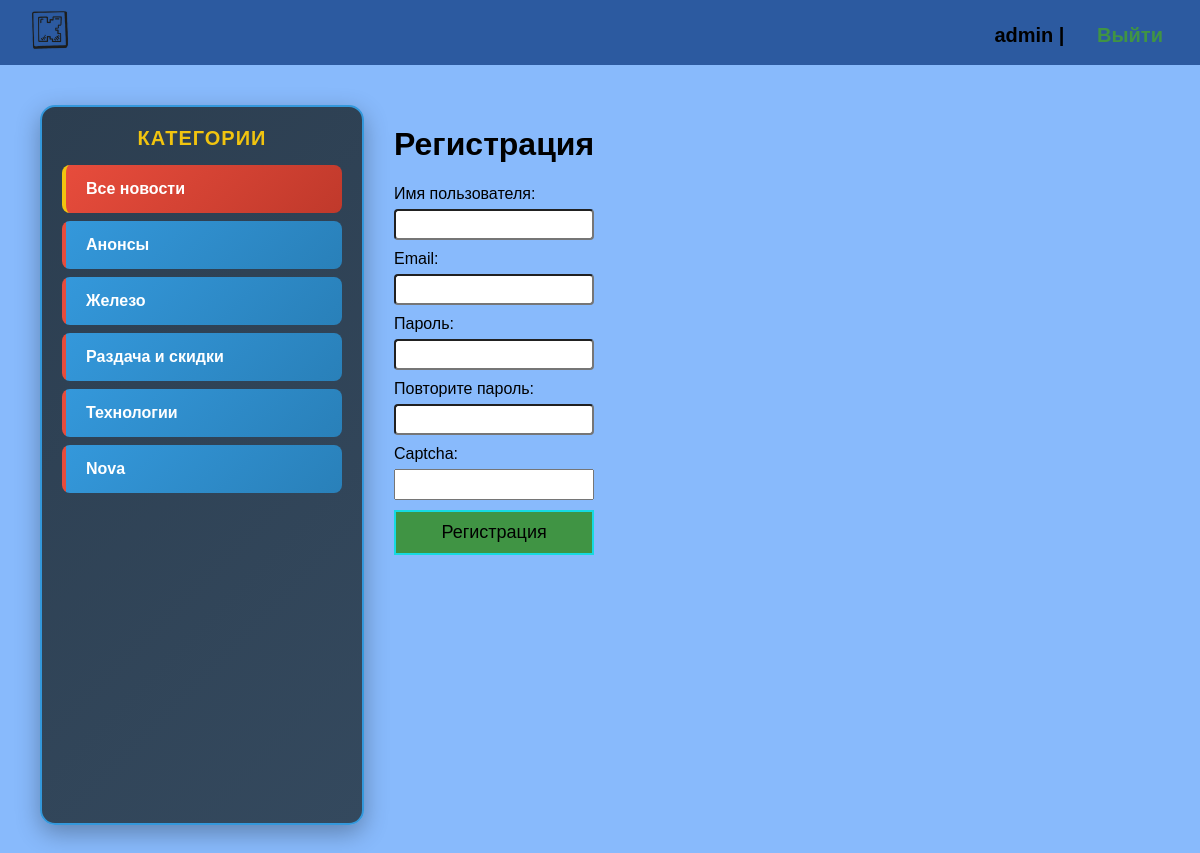
The page /register/ (signed in) on the database its author committed.
### news/models.py (models this page shows, shortened)
class NewsCategory(models.Model):
    name = models.CharField(max_length=200, verbose_name="Категория")
    slug = models.SlugField(max_length=200, unique=True)
    def get_absolute_url(self):
        return reverse('category', kwargs={'cat_slug': self.slug})
    class Meta:
        verbose_name = "игровую категорию"
        verbose_name_plural = "игровые категории"

### news/views.py (the view, shortened to what this page needs)
# urls.py: path('register/', RegisterUser.as_view(), name='register'),
class RegisterUser(DataMixin, CreateView):
    form_class = Register
    template_name = 'news/register.html'
    success_url = reverse_lazy('login')
    def get_context_data(self, *, object_list=None, **kwargs):
        context = super().get_context_data(**kwargs)
        fec = self.get_user_context(title='Регистрация')
        return dict(list(context.items()) + list(fec.items()))

### news/forms.py
class Register(UserCreationForm):
    username = forms.CharField(label='Имя пользователя', widget=forms.TextInput(attrs={'class': 'form-input'}))
    email = forms.EmailField(label='Email', widget=forms.EmailInput(attrs={'class': 'form-input'}))
    password1 = forms.CharField(label='Пароль', widget=forms.PasswordInput(attrs={'class': 'form-input'}))
    password2 = forms.CharField(label='Повторите пароль', widget=forms.PasswordInput(attrs={'class': 'form-input'}))
    captcha = CaptchaField()
    class Meta:
        model = User
        fields = ('username', 'email', 'password1', 'password2')

### news/templatetags/news_tags.py (called while the page is built)
@register.inclusion_tag('news/list_categories.html')
def show_categories(sort=None, cat_selected=0):
    if not sort:
        cats = NewsCategory.objects.all()
    else:
        cats = NewsCategory.objects.order_by(sort)
    return {"cats": cats, "cat_selected": cat_selected}

### news/utils.py (called while the page is built)
    def get_user_context(self, **kwargs):
        context = kwargs
        cats = NewsCategory.objects.all()
        user_menu = menu.copy()
        if not self.request.user.is_authenticated:
            user_menu.pop(0)
        context['menu'] = menu
        context['cats'] = cats
        if 'cat_selected' not in context:
            context['cat_selected'] = 0
        return context

### news/templates/news/register.html (shortened to what this page needs)
{% extends 'news/base.html' %}
{% block content %}
<h1>{{ title }}</h1>
<form method="post">
    {{ form }}
    <button>Регистрация</button>
</form>
{% endblock %}

### news/templates/news/base.html (shortened to what this page needs)
<!DOCTYPE html>
{% load static %}
{% load news_tags %}
<html lang="en">
<head>
    <link rel="stylesheet" href="{% static 'css/style.css' %}">
</head>
<body>
    <div class="header">
        <div class="wrap">
            <ul class="mainmenu">
                <li class="logo"><a href="{% url 'index' %}">
                    <img src="{% static 'images/icons/kick_logo.png' %}" alt="News Site" class="logo-icon"></a></li>
                {% for m in menu %}
                <li class="last"><a href="{% url m.url_name %}">{{ m.title }}</a></li>
                {% endfor %}
                {% if request.user.is_authenticated %}
                <li class="last">{{ user.username }} | <form class="fext" action="{% url 'exit' %}" method="post">
                    {% csrf_token %} <input class="ext" type="submit" value="Выйти">
                    </form>
                </li>
                {% else %}
                <li class="last"><a href="{% url 'register' %}">Регистрация</a> | <a href="{% url 'login' %}">Войти
                </a></li>
                {% endif %}
            </ul>
        </div>
    </div>
  <div class="content">
    <div class="wrap">
        <div class="sidebar">
            <ul>
                {% if cat_selected == 0 %}
                <li class="selected">Все новости</li>
                {% else %}
                <li><a href="{% url 'index' %}">Все новости</a></li>
                {% endif %}
               {% show_categories cat_selected=cat_selected %}
            </ul>
        </div>
        <div class="main">
           {% block content %}
           {% endblock %}
        </div>
    </div>
  </div>
</body>
</html>

### news/templates/news/list_categories.html
{% for c in cats %}
    {% if c.pk == cat_selected %}
        <li class="selected">{{ c.name }}</li>
    {% else %}
        <li><a href="{{ c.get_absolute_url }}">{{ c.name }}</a></li>
    {% endif %}
{% endfor %}

### news/static/css/style.css (style rules this page uses)
body { margin: 0; padding: 0; background: url('../images/fon/fon.jpg') no-repeat center center fixed; background-size: cover; font-family: Verdana, Geneva, Tahoma, sans-serif; min-height: 100vh; }
.wrap { background-color: #88bafc; max-width: 1400px; margin: 0 auto; }
.content .wrap { min-height: 800px; padding: 40px; box-sizing: border-box; display: flex; }
ul { list-style: none; margin: 0; padding: 0; }
a { color: rgb(163, 3, 91); text-decoration: none; padding: 20px; }
.header { background: rgba(107, 109, 108, 0.4); }
.mainmenu { background-color: #2c5aa0; display: flex; align-items: center; font-size: 20px; font-weight: bold; justify-content: space-between; padding: 10px; }
.sidebar { position: relative; width: 280px; margin-right: 30px; margin-top: 0; background: linear-gradient(135deg, #2c3e50, #34495e); border-radius: 15px; padding: 20px; box-shadow: 0 8px 25px rgba(0, 0, 0, 0.3); border: 2px solid #3498db; }
.sidebar ul { width: 100%; margin: 0; padding: 0; }
.sidebar li { margin-bottom: 8px; border-radius: 8px; overflow: hidden; transition: transform 0.2s ease; }
.sidebar a { padding: 15px 20px; display: block; background: linear-gradient(135deg, #3498db, #2980b9); font-weight: bold; font-size: 16px; color: white; text-decoration: none; border: none; border-left: 4px solid #e74c3c; transition: all 0.3s ease; }
.selected { padding: 15px 20px; background: linear-gradient(135deg, #e74c3c, #c0392b); font-weight: bold; font-size: 16px; color: white; border: none; border-left: 4px solid #f1c40f; border-radius: 8px; }
.sidebar::before { content: "Категории"; display: block; color: #f1c40f; font-size: 20px; font-weight: bold; margin-bottom: 15px; text-align: center; text-transform: uppercase; letter-spacing: 1px; }
.form-input { width: 200px; border-radius: 4px; }
.logo-icon { width: 40px; height: 40px; object-fit: contain; transition: transform 0.3s ease; }
input, textarea { width: 100%; margin-top: 6px; padding: 6px; box-sizing: border-box; }
label { display: block; margin-top: 10px; }
button { background: rgb(64, 148, 68); border: 2px solid rgb(22, 218, 224); padding: 10px; width: 100%; font-size: 18px; cursor: pointer; margin-top: 10px; }
.ext { display: inline; background: transparent; color: rgb(64, 148, 68); font-size: 20px; font-weight: bold; border: none; width: 120px; cursor: pointer; }
.fext { display: inline; }

### rows shown on the page
NewsCategory: name "Анонсы"
NewsCategory: name "Железо"
NewsCategory: name "Раздача и скидки"
NewsCategory: name "Технологии"
NewsCategory: name "Nova"

### other values the page prints
{{ user.username }} "admin"
{{ title }} "Регистрация"
